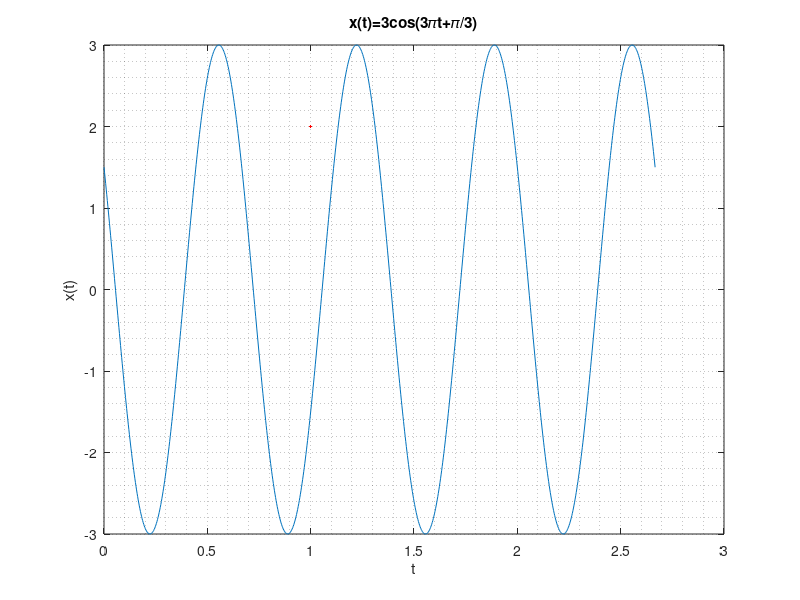

Write the MATLAB code that produced this figure.
clear;
close all;
% Hallar el periodo
T=(2.*pi)/(3.*pi);

% Puntos en eje t
t= linspace(0,4.*T,1000);

% Funcion x(t)
x = 3.*cos((3.*pi.*t)+(pi./3));

% Ploteo
figure;
plot(t,x,LineWidth=2,Color="r");
xlabel("t");
ylabel("x(t)");
title("x(t)=3cos(3𝜋t+𝜋/3)")

% Rejilla
grid("minor");